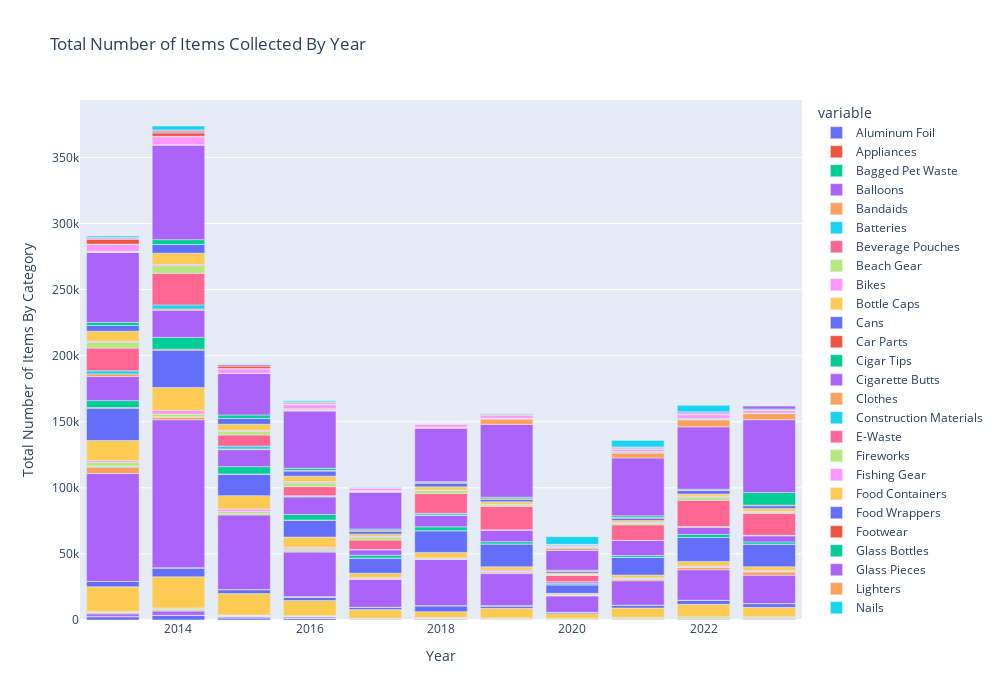

Notebook cell for this chart:
### Code cell
# Bar plot of items per year
item_cols = list(col_config.loc[col_config['material'].notnull()]['name'])
fig = px.bar(annual_data, x=annual_data.index, y=item_cols, title="Total Number of Items Collected By Year")
fig.update_layout(
    autosize=False,
    width=1000,
    height=700,
    yaxis_title='Total Number of Items By Category',
    xaxis_title='Year',
)
fig.show()
# Bar plot of number of volunteers per year

### Figure 1 — Plotly figure (JSON) as saved in the notebook; plotly's stock layout.template omitted (floating-point values rounded to 4 significant figures)
{"data": [{"alignmentgroup": "True", "hovertemplate": "variable=Aluminum Foil<br>index=%{x}<br>value=%{y}<extra></extra>", "legendgroup": "Aluminum Foil", "marker": {"color": "#636efa", "pattern": {"shape": ""}}, "name": "Aluminum Foil", "offsetgroup": "Aluminum Foil", "orientation": "v", "showlegend": true, "textposition": "auto", "type": "bar", "x": [2013, 2014, 2015, 2016, 2017, 2018, 2019, 2020, 2021, 2022, 2023], "xaxis": "x", "y": [2478, 3453, 1697, 1386, 0, 35, 0, 0, 0, 0, 0], "yaxis": "y"}, {"alignmentgroup": "True", "hovertemplate": "variable=Appliances<br>index=%{x}<br>value=%{y}<extra></extra>", "legendgroup": "Appliances", "marker": {"color": "#EF553B", "pattern": {"shape": ""}}, "name": "Appliances", "offsetgroup": "Appliances", "orientation": "v", "showlegend": true, "textposition": "auto", "type": "bar", "x": [2013, 2014, 2015, 2016, 2017, 2018, 2019, 2020, 2021, 2022, 2023], "xaxis": "x", "y": [147, 127, 46, 64, 42, 18, 23, 0, 22, 5, 70], "yaxis": "y"}, {"alignmentgroup": "True", "hovertemplate": "variable=Bagged Pet Waste<br>index=%{x}<br>value=%{y}<extra></extra>", "legendgroup": "Bagged Pet Waste", "marker": {"color": "#00cc96", "pattern": {"shape": ""}}, "name": "Bagged Pet Waste", "offsetgroup": "Bagged Pet Waste", "orientation": "v", "showlegend": true, "textposition": "auto", "type": "bar", "x": [2013, 2014, 2015, 2016, 2017, 2018, 2019, 2020, 2021, 2022, 2023], "xaxis": "x", "y": [111, 0, 0, 0, 0, 0, 0, 70, 159, 169, 127], "yaxis": "y"}, {"alignmentgroup": "True", "hovertemplate": "variable=Balloons<br>index=%{x}<br>value=%{y}<extra></extra>", "legendgroup": "Balloons", "marker": {"color": "#ab63fa", "pattern": {"shape": ""}}, "name": "Balloons", "offsetgroup": "Balloons", "orientation": "v", "showlegend": true, "textposition": "auto", "type": "bar", "x": [2013, 2014, 2015, 2016, 2017, 2018, 2019, 2020, 2021, 2022, 2023], "xaxis": "x", "y": [1987, 3151, 956, 947, 347, 558, 368, 162, 427, 446, 433], "yaxis": "y"}, {"alignmentgroup": "True", "hovertemplate": "variable=Bandaids<br>index=%{x}<br>value=%{y}<extra></extra>", "legendgroup": "Bandaids", "marker": {"color": "#FFA15A", "pattern": {"shape": ""}}, "name": "Bandaids", "offsetgroup": "Bandaids", "orientation": "v", "showlegend": true, "textposition": "auto", "type": "bar", "x": [2013, 2014, 2015, 2016, 2017, 2018, 2019, 2020, 2021, 2022, 2023], "xaxis": "x", "y": [737, 899, 363, 248, 316, 349, 356, 86, 270, 418, 277], "yaxis": "y"}, {"alignmentgroup": "True", "hovertemplate": "variable=Batteries<br>index=%{x}<br>value=%{y}<extra></extra>", "legendgroup": "Batteries", "marker": {"color": "#19d3f3", "pattern": {"shape": ""}}, "name": "Batteries", "offsetgroup": "Batteries", "orientation": "v", "showlegend": true, "textposition": "auto", "type": "bar", "x": [2013, 2014, 2015, 2016, 2017, 2018, 2019, 2020, 2021, 2022, 2023], "xaxis": "x", "y": [245, 219, 167, 224, 453, 148, 77, 32, 68, 125, 483], "yaxis": "y"}, {"alignmentgroup": "True", "hovertemplate": "variable=Beverage Pouches<br>index=%{x}<br>value=%{y}<extra></extra>", "legendgroup": "Beverage Pouches", "marker": {"color": "#FF6692", "pattern": {"shape": ""}}, "name": "Beverage Pouches", "offsetgroup": "Beverage Pouches", "orientation": "v", "showlegend": true, "textposition": "auto", "type": "bar", "x": [2013, 2014, 2015, 2016, 2017, 2018, 2019, 2020, 2021, 2022, 2023], "xaxis": "x", "y": [0, 0, 0, 0, 0, 0, 0, 240, 49, 172, 164], "yaxis": "y"}, {"alignmentgroup": "True", "hovertemplate": "variable=Beach Gear<br>index=%{x}<br>value=%{y}<extra></extra>", "legendgroup": "Beach Gear", "marker": {"color": "#B6E880", "pattern": {"shape": ""}}, "name": "Beach Gear", "offsetgroup": "Beach Gear", "orientation": "v", "showlegend": true, "textposition": "auto", "type": "bar", "x": [2013, 2014, 2015, 2016, 2017, 2018, 2019, 2020, 2021, 2022, 2023], "xaxis": "x", "y": [747, 1244, 444, 347, 235, 706, 648, 638, 965, 1194, 918], "yaxis": "y"}, {"alignmentgroup": "True", "hovertemplate": "variable=Bikes<br>index=%{x}<br>value=%{y}<extra></extra>", "legendgroup": "Bikes", "marker": {"color": "#FF97FF", "pattern": {"shape": ""}}, "name": "Bikes", "offsetgroup": "Bikes", "orientation": "v", "showlegend": true, "textposition": "auto", "type": "bar", "x": [2013, 2014, 2015, 2016, 2017, 2018, 2019, 2020, 2021, 2022, 2023], "xaxis": "x", "y": [62, 70, 18, 49, 0, 0, 0, 0, 0, 0, 0], "yaxis": "y"}, {"alignmentgroup": "True", "hovertemplate": "variable=Bottle Caps<br>index=%{x}<br>value=%{y}<extra></extra>", "legendgroup": "Bottle Caps", "marker": {"color": "#FECB52", "pattern": {"shape": ""}}, "name": "Bottle Caps", "offsetgroup": "Bottle Caps", "orientation": "v", "showlegend": true, "textposition": "auto", "type": "bar", "x": [2013, 2014, 2015, 2016, 2017, 2018, 2019, 2020, 2021, 2022, 2023], "xaxis": "x", "y": [18575, 23512, 16270, 11453, 6458, 4500, 7330, 3552, 7110, 9305, 7124], "yaxis": "y"}, {"alignmentgroup": "True", "hovertemplate": "variable=Cans<br>index=%{x}<br>value=%{y}<extra></extra>", "legendgroup": "Cans", "marker": {"color": "#636efa", "pattern": {"shape": ""}}, "name": "Cans", "offsetgroup": "Cans", "orientation": "v", "showlegend": true, "textposition": "auto", "type": "bar", "x": [2013, 2014, 2015, 2016, 2017, 2018, 2019, 2020, 2021, 2022, 2023], "xaxis": "x", "y": [4064, 6657, 3007, 2549, 1621, 4480, 1802, 1049, 1967, 2970, 2826], "yaxis": "y"}, {"alignmentgroup": "True", "hovertemplate": "variable=Car Parts<br>index=%{x}<br>value=%{y}<extra></extra>", "legendgroup": "Car Parts", "marker": {"color": "#EF553B", "pattern": {"shape": ""}}, "name": "Car Parts", "offsetgroup": "Car Parts", "orientation": "v", "showlegend": true, "textposition": "auto", "type": "bar", "x": [2013, 2014, 2015, 2016, 2017, 2018, 2019, 2020, 2021, 2022, 2023], "xaxis": "x", "y": [31, 101, 52, 76, 0, 0, 0, 0, 0, 0, 0], "yaxis": "y"}, {"alignmentgroup": "True", "hovertemplate": "variable=Cigar Tips<br>index=%{x}<br>value=%{y}<extra></extra>", "legendgroup": "Cigar Tips", "marker": {"color": "#00cc96", "pattern": {"shape": ""}}, "name": "Cigar Tips", "offsetgroup": "Cigar Tips", "orientation": "v", "showlegend": true, "textposition": "auto", "type": "bar", "x": [2013, 2014, 2015, 2016, 2017, 2018, 2019, 2020, 2021, 2022, 2023], "xaxis": "x", "y": [0, 183, 4, 359, 171, 204, 278, 1, 196, 128, 13], "yaxis": "y"}, {"alignmentgroup": "True", "hovertemplate": "variable=Cigarette Butts<br>index=%{x}<br>value=%{y}<extra></extra>", "legendgroup": "Cigarette Butts", "marker": {"color": "#ab63fa", "pattern": {"shape": ""}}, "name": "Cigarette Butts", "offsetgroup": "Cigarette Butts", "orientation": "v", "showlegend": true, "textposition": "auto", "type": "bar", "x": [2013, 2014, 2015, 2016, 2017, 2018, 2019, 2020, 2021, 2022, 2023], "xaxis": "x", "y": [81642, 111884, 56423, 33684, 21251, 34815, 24202, 12380, 18464, 23115, 21498], "yaxis": "y"}, {"alignmentgroup": "True", "hovertemplate": "variable=Clothes<br>index=%{x}<br>value=%{y}<extra></extra>", "legendgroup": "Clothes", "marker": {"color": "#FFA15A", "pattern": {"shape": ""}}, "name": "Clothes", "offsetgroup": "Clothes", "orientation": "v", "showlegend": true, "textposition": "auto", "type": "bar", "x": [2013, 2014, 2015, 2016, 2017, 2018, 2019, 2020, 2021, 2022, 2023], "xaxis": "x", "y": [4809, 2069, 944, 777, 6, 0, 1017, 479, 1012, 1672, 2428], "yaxis": "y"}, {"alignmentgroup": "True", "hovertemplate": "variable=Construction Materials<br>index=%{x}<br>value=%{y}<extra></extra>", "legendgroup": "Construction Materials", "marker": {"color": "#19d3f3", "pattern": {"shape": ""}}, "name": "Construction Materials", "offsetgroup": "Construction Materials", "orientation": "v", "showlegend": true, "textposition": "auto", "type": "bar", "x": [2013, 2014, 2015, 2016, 2017, 2018, 2019, 2020, 2021, 2022, 2023], "xaxis": "x", "y": [722, 172, 0, 742, 241, 461, 554, 166, 456, 276, 386], "yaxis": "y"}, {"alignmentgroup": "True", "hovertemplate": "variable=E-Waste<br>index=%{x}<br>value=%{y}<extra></extra>", "legendgroup": "E-Waste", "marker": {"color": "#FF6692", "pattern": {"shape": ""}}, "name": "E-Waste", "offsetgroup": "E-Waste", "orientation": "v", "showlegend": true, "textposition": "auto", "type": "bar", "x": [2013, 2014, 2015, 2016, 2017, 2018, 2019, 2020, 2021, 2022, 2023], "xaxis": "x", "y": [0, 0, 0, 0, 0, 0, 0, 38, 124, 73, 112], "yaxis": "y"}, {"alignmentgroup": "True", "hovertemplate": "variable=Fireworks<br>index=%{x}<br>value=%{y}<extra></extra>", "legendgroup": "Fireworks", "marker": {"color": "#B6E880", "pattern": {"shape": ""}}, "name": "Fireworks", "offsetgroup": "Fireworks", "orientation": "v", "showlegend": true, "textposition": "auto", "type": "bar", "x": [2013, 2014, 2015, 2016, 2017, 2018, 2019, 2020, 2021, 2022, 2023], "xaxis": "x", "y": [3018, 2031, 1759, 1051, 152, 151, 55, 1, 42, 51, 2], "yaxis": "y"}, {"alignmentgroup": "True", "hovertemplate": "variable=Fishing Gear<br>index=%{x}<br>value=%{y}<extra></extra>", "legendgroup": "Fishing Gear", "marker": {"color": "#FF97FF", "pattern": {"shape": ""}}, "name": "Fishing Gear", "offsetgroup": "Fishing Gear", "orientation": "v", "showlegend": true, "textposition": "auto", "type": "bar", "x": [2013, 2014, 2015, 2016, 2017, 2018, 2019, 2020, 2021, 2022, 2023], "xaxis": "x", "y": [1288, 2820, 1827, 1024, 793, 637, 1129, 193, 545, 791, 679], "yaxis": "y"}, {"alignmentgroup": "True", "hovertemplate": "variable=Food Containers<br>index=%{x}<br>value=%{y}<extra></extra>", "legendgroup": "Food Containers", "marker": {"color": "#FECB52", "pattern": {"shape": ""}}, "name": "Food Containers", "offsetgroup": "Food Containers", "orientation": "v", "showlegend": true, "textposition": "auto", "type": "bar", "x": [2013, 2014, 2015, 2016, 2017, 2018, 2019, 2020, 2021, 2022, 2023], "xaxis": "x", "y": [15153, 17390, 10112, 7759, 3332, 4069, 2394.0, 1071, 2185, 3438, 2814], "yaxis": "y"}, {"alignmentgroup": "True", "hovertemplate": "variable=Food Wrappers<br>index=%{x}<br>value=%{y}<extra></extra>", "legendgroup": "Food Wrappers", "marker": {"color": "#636efa", "pattern": {"shape": ""}}, "name": "Food Wrappers", "offsetgroup": "Food Wrappers", "orientation": "v", "showlegend": true, "textposition": "auto", "type": "bar", "x": [2013, 2014, 2015, 2016, 2017, 2018, 2019, 2020, 2021, 2022, 2023], "xaxis": "x", "y": [24397, 28110, 16142, 12632, 11425, 16437, 17333, 6513, 13373, 18128, 16988], "yaxis": "y"}, {"alignmentgroup": "True", "hovertemplate": "variable=Footwear<br>index=%{x}<br>value=%{y}<extra></extra>", "legendgroup": "Footwear", "marker": {"color": "#EF553B", "pattern": {"shape": ""}}, "name": "Footwear", "offsetgroup": "Footwear", "orientation": "v", "showlegend": true, "textposition": "auto", "type": "bar", "x": [2013, 2014, 2015, 2016, 2017, 2018, 2019, 2020, 2021, 2022, 2023], "xaxis": "x", "y": [539, 803.5, 321, 296, 1, 0, 0, 0, 0, 16, 30], "yaxis": "y"}, {"alignmentgroup": "True", "hovertemplate": "variable=Glass Bottles<br>index=%{x}<br>value=%{y}<extra></extra>", "legendgroup": "Glass Bottles", "marker": {"color": "#00cc96", "pattern": {"shape": ""}}, "name": "Glass Bottles", "offsetgroup": "Glass Bottles", "orientation": "v", "showlegend": true, "textposition": "auto", "type": "bar", "x": [2013, 2014, 2015, 2016, 2017, 2018, 2019, 2020, 2021, 2022, 2023], "xaxis": "x", "y": [5210, 8923, 5470, 4165, 2142, 2933, 1669, 1010, 1355, 2238, 1715], "yaxis": "y"}, {"alignmentgroup": "True", "hovertemplate": "variable=Glass Pieces<br>index=%{x}<br>value=%{y}<extra></extra>", "legendgroup": "Glass Pieces", "marker": {"color": "#ab63fa", "pattern": {"shape": ""}}, "name": "Glass Pieces", "offsetgroup": "Glass Pieces", "orientation": "v", "showlegend": true, "textposition": "auto", "type": "bar", "x": [2013, 2014, 2015, 2016, 2017, 2018, 2019, 2020, 2021, 2022, 2023], "xaxis": "x", "y": [18196, 20532, 12865, 13290, 4103, 8584, 8823, 1288, 11356, 5369, 4605], "yaxis": "y"}, {"alignmentgroup": "True", "hovertemplate": "variable=Lighters<br>index=%{x}<br>value=%{y}<extra></extra>", "legendgroup": "Lighters", "marker": {"color": "#FFA15A", "pattern": {"shape": ""}}, "name": "Lighters", "offsetgroup": "Lighters", "orientation": "v", "showlegend": true, "textposition": "auto", "type": "bar", "x": [2013, 2014, 2015, 2016, 2017, 2018, 2019, 2020, 2021, 2022, 2023], "xaxis": "x", "y": [2033, 1018, 526, 353, 200, 235, 162, 50, 125, 665, 359], "yaxis": "y"}, {"alignmentgroup": "True", "hovertemplate": "variable=Nails<br>index=%{x}<br>value=%{y}<extra></extra>", "legendgroup": "Nails", "marker": {"color": "#19d3f3", "pattern": {"shape": ""}}, "name": "Nails", "offsetgroup": "Nails", "orientation": "v", "showlegend": true, "textposition": "auto", "type": "bar", "x": [2013, 2014, 2015, 2016, 2017, 2018, 2019, 2020, 2021, 2022, 2023], "xaxis": "x", "y": [2325, 3037, 2081, 621, 111, 1359, 0, 0, 0, 0, 0], "yaxis": "y"}, {"alignmentgroup": "True", "hovertemplate": "variable=Paper Pieces<br>index=%{x}<br>value=%{y}<extra></extra>", "legendgroup": "Paper Pieces", "marker": {"color": "#FF6692", "pattern": {"shape": ""}}, "name": "Paper Pieces", "offsetgroup": "Paper Pieces", "orientation": "v", "showlegend": true, "textposition": "auto", "type": "bar", "x": [2013, 2014, 2015, 2016, 2017, 2018, 2019, 2020, 2021, 2022, 2023], "xaxis": "x", "y": [17242, 23901, 8493, 6783, 7043, 15017, 17738, 4727, 11733, 19817, 16650], "yaxis": "y"}, {"alignmentgroup": "True", "hovertemplate": "variable=Paper/Cardboard<br>index=%{x}<br>value=%{y}<extra></extra>", "legendgroup": "Paper/Cardboard", "marker": {"color": "#B6E880", "pattern": {"shape": ""}}, "name": "Paper/Cardboard", "offsetgroup": "Paper/Cardboard", "orientation": "v", "showlegend": true, "textposition": "auto", "type": "bar", "x": [2013, 2014, 2015, 2016, 2017, 2018, 2019, 2020, 2021, 2022, 2023], "xaxis": "x", "y": [4518, 5800, 2788, 2880, 2123, 2337, 1102, 326, 1206, 2300, 853], "yaxis": "y"}, {"alignmentgroup": "True", "hovertemplate": "variable=Personal Hygiene<br>index=%{x}<br>value=%{y}<extra></extra>", "legendgroup": "Personal Hygiene", "marker": {"color": "#FF97FF", "pattern": {"shape": ""}}, "name": "Personal Hygiene", "offsetgroup": "Personal Hygiene", "orientation": "v", "showlegend": true, "textposition": "auto", "type": "bar", "x": [2013, 2014, 2015, 2016, 2017, 2018, 2019, 2020, 2021, 2022, 2023], "xaxis": "x", "y": [768, 968, 789, 945, 615.5, 377, 541, 346, 601, 806, 593], "yaxis": "y"}, {"alignmentgroup": "True", "hovertemplate": "variable=Plastic Bags<br>index=%{x}<br>value=%{y}<extra></extra>", "legendgroup": "Plastic Bags", "marker": {"color": "#FECB52", "pattern": {"shape": ""}}, "name": "Plastic Bags", "offsetgroup": "Plastic Bags", "orientation": "v", "showlegend": true, "textposition": "auto", "type": "bar", "x": [2013, 2014, 2015, 2016, 2017, 2018, 2019, 2020, 2021, 2022, 2023], "xaxis": "x", "y": [7448, 8479, 4580, 4120, 1773, 2311, 1858, 1102, 1488, 1644, 2146], "yaxis": "y"}, {"alignmentgroup": "True", "hovertemplate": "variable=Plastic Bottles<br>index=%{x}<br>value=%{y}<extra></extra>", "legendgroup": "Plastic Bottles", "marker": {"color": "#636efa", "pattern": {"shape": ""}}, "name": "Plastic Bottles", "offsetgroup": "Plastic Bottles", "orientation": "v", "showlegend": true, "textposition": "auto", "type": "bar", "x": [2013, 2014, 2015, 2016, 2017, 2018, 2019, 2020, 2021, 2022, 2023], "xaxis": "x", "y": [4396, 6521, 4369, 3851, 2134.0, 2775, 1727, 1214, 1731, 2612, 2174], "yaxis": "y"}, {"alignmentgroup": "True", "hovertemplate": "variable=Lids<br>index=%{x}<br>value=%{y}<extra></extra>", "legendgroup": "Lids", "marker": {"color": "#EF553B", "pattern": {"shape": ""}}, "name": "Lids", "offsetgroup": "Lids", "orientation": "v", "showlegend": true, "textposition": "auto", "type": "bar", "x": [2013, 2014, 2015, 2016, 2017, 2018, 2019, 2020, 2021, 2022, 2023], "xaxis": "x", "y": [0, 0, 0, 549, 852, 465, 540, 411, 532, 465, 496], "yaxis": "y"}, {"alignmentgroup": "True", "hovertemplate": "variable=Packaging<br>index=%{x}<br>value=%{y}<extra></extra>", "legendgroup": "Packaging", "marker": {"color": "#00cc96", "pattern": {"shape": ""}}, "name": "Packaging", "offsetgroup": "Packaging", "orientation": "v", "showlegend": true, "textposition": "auto", "type": "bar", "x": [2013, 2014, 2015, 2016, 2017, 2018, 2019, 2020, 2021, 2022, 2023], "xaxis": "x", "y": [2297, 3681, 2625, 1521, 880, 727, 1199, 572, 1279, 550, 9523], "yaxis": "y"}, {"alignmentgroup": "True", "hovertemplate": "variable=Plastic Pieces<br>index=%{x}<br>value=%{y}<extra></extra>", "legendgroup": "Plastic Pieces", "marker": {"color": "#ab63fa", "pattern": {"shape": ""}}, "name": "Plastic Pieces", "offsetgroup": "Plastic Pieces", "orientation": "v", "showlegend": true, "textposition": "auto", "type": "bar", "x": [2013, 2014, 2015, 2016, 2017, 2018, 2019, 2020, 2021, 2022, 2023], "xaxis": "x", "y": [53236, 71803, 31440, 43322, 27790.0, 40469, 55116, 14907, 43820, 47164, 55038], "yaxis": "y"}, {"alignmentgroup": "True", "hovertemplate": "variable=To-Go Items<br>index=%{x}<br>value=%{y}<extra></extra>", "legendgroup": "To-Go Items", "marker": {"color": "#FFA15A", "pattern": {"shape": ""}}, "name": "To-Go Items", "offsetgroup": "To-Go Items", "orientation": "v", "showlegend": true, "textposition": "auto", "type": "bar", "x": [2013, 2014, 2015, 2016, 2017, 2018, 2019, 2020, 2021, 2022, 2023], "xaxis": "x", "y": [0, 0, 0, 746, 935, 363, 4123, 1549, 3633, 5294, 4652], "yaxis": "y"}, {"alignmentgroup": "True", "hovertemplate": "variable=PPE<br>index=%{x}<br>value=%{y}<extra></extra>", "legendgroup": "PPE", "marker": {"color": "#19d3f3", "pattern": {"shape": ""}}, "name": "PPE", "offsetgroup": "PPE", "orientation": "v", "showlegend": true, "textposition": "auto", "type": "bar", "x": [2013, 2014, 2015, 2016, 2017, 2018, 2019, 2020, 2021, 2022, 2023], "xaxis": "x", "y": [0, 0, 0, 0, 0, 0, 0, 720, 718, 630, 186], "yaxis": "y"}, {"alignmentgroup": "True", "hovertemplate": "variable=Rope<br>index=%{x}<br>value=%{y}<extra></extra>", "legendgroup": "Rope", "marker": {"color": "#FF6692", "pattern": {"shape": ""}}, "name": "Rope", "offsetgroup": "Rope", "orientation": "v", "showlegend": true, "textposition": "auto", "type": "bar", "x": [2013, 2014, 2015, 2016, 2017, 2018, 2019, 2020, 2021, 2022, 2023], "xaxis": "x", "y": [0, 0, 71, 572, 126, 136, 296, 7, 148, 64, 3], "yaxis": "y"}, {"alignmentgroup": "True", "hovertemplate": "variable=Strapping Bands<br>index=%{x}<br>value=%{y}<extra></extra>", "legendgroup": "Strapping Bands", "marker": {"color": "#B6E880", "pattern": {"shape": ""}}, "name": "Strapping Bands", "offsetgroup": "Strapping Bands", "orientation": "v", "showlegend": true, "textposition": "auto", "type": "bar", "x": [2013, 2014, 2015, 2016, 2017, 2018, 2019, 2020, 2021, 2022, 2023], "xaxis": "x", "y": [581, 65, 1, 431, 193, 255, 271, 208, 326, 399, 273], "yaxis": "y"}, {"alignmentgroup": "True", "hovertemplate": "variable=Straws<br>index=%{x}<br>value=%{y}<extra></extra>", "legendgroup": "Straws", "marker": {"color": "#FF97FF", "pattern": {"shape": ""}}, "name": "Straws", "offsetgroup": "Straws", "orientation": "v", "showlegend": true, "textposition": "auto", "type": "bar", "x": [2013, 2014, 2015, 2016, 2017, 2018, 2019, 2020, 2021, 2022, 2023], "xaxis": "x", "y": [5167, 6001, 3346, 3089, 2043, 1997, 1942, 981, 1851, 2754, 1910], "yaxis": "y"}, {"alignmentgroup": "True", "hovertemplate": "variable=Syringes<br>index=%{x}<br>value=%{y}<extra></extra>", "legendgroup": "Syringes", "marker": {"color": "#FECB52", "pattern": {"shape": ""}}, "name": "Syringes", "offsetgroup": "Syringes", "orientation": "v", "showlegend": true, "textposition": "auto", "type": "bar", "x": [2013, 2014, 2015, 2016, 2017, 2018, 2019, 2020, 2021, 2022, 2023], "xaxis": "x", "y": [140, 164, 215, 376, 136, 242, 156, 44, 101, 202, 283], "yaxis": "y"}, {"alignmentgroup": "True", "hovertemplate": "variable=Tires<br>index=%{x}<br>value=%{y}<extra></extra>", "legendgroup": "Tires", "marker": {"color": "#636efa", "pattern": {"shape": ""}}, "name": "Tires", "offsetgroup": "Tires", "orientation": "v", "showlegend": true, "textposition": "auto", "type": "bar", "x": [2013, 2014, 2015, 2016, 2017, 2018, 2019, 2020, 2021, 2022, 2023], "xaxis": "x", "y": [112, 195, 108, 71, 48, 35.25, 37, 21, 19, 27, 11], "yaxis": "y"}, {"alignmentgroup": "True", "hovertemplate": "variable=Tobacco<br>index=%{x}<br>value=%{y}<extra></extra>", "legendgroup": "Tobacco", "marker": {"color": "#EF553B", "pattern": {"shape": ""}}, "name": "Tobacco", "offsetgroup": "Tobacco", "orientation": "v", "showlegend": true, "textposition": "auto", "type": "bar", "x": [2013, 2014, 2015, 2016, 2017, 2018, 2019, 2020, 2021, 2022, 2023], "xaxis": "x", "y": [3524, 2675, 1931, 691, 155, 148, 453, 394, 552, 362, 212], "yaxis": "y"}, {"alignmentgroup": "True", "hovertemplate": "variable=Utensils<br>index=%{x}<br>value=%{y}<extra></extra>", "legendgroup": "Utensils", "marker": {"color": "#00cc96", "pattern": {"shape": ""}}, "name": "Utensils", "offsetgroup": "Utensils", "orientation": "v", "showlegend": true, "textposition": "auto", "type": "bar", "x": [2013, 2014, 2015, 2016, 2017, 2018, 2019, 2020, 2021, 2022, 2023], "xaxis": "x", "y": [0, 0, 0, 426, 474, 389, 292, 453, 360, 434, 645], "yaxis": "y"}, {"alignmentgroup": "True", "hovertemplate": "variable=Wood Pieces<br>index=%{x}<br>value=%{y}<extra></extra>", "legendgroup": "Wood Pieces", "marker": {"color": "#ab63fa", "pattern": {"shape": ""}}, "name": "Wood Pieces", "offsetgroup": "Wood Pieces", "orientation": "v", "showlegend": true, "textposition": "auto", "type": "bar", "x": [2013, 2014, 2015, 2016, 2017, 2018, 2019, 2020, 2021, 2022, 2023], "xaxis": "x", "y": [937.5, 1236, 1133, 571, 27, 0, 799, 227, 547, 1130, 2448], "yaxis": "y"}, {"alignmentgroup": "True", "hovertemplate": "variable=6-Pack Holders<br>index=%{x}<br>value=%{y}<extra></extra>", "legendgroup": "6-Pack Holders", "marker": {"color": "#FFA15A", "pattern": {"shape": ""}}, "name": "6-Pack Holders", "offsetgroup": "6-Pack Holders", "orientation": "v", "showlegend": true, "textposition": "auto", "type": "bar", "x": [2013, 2014, 2015, 2016, 2017, 2018, 2019, 2020, 2021, 2022, 2023], "xaxis": "x", "y": [624, 909, 301, 130, 45, 34, 77, 0, 36, 97, 41], "yaxis": "y"}, {"alignmentgroup": "True", "hovertemplate": "variable=Other<br>index=%{x}<br>value=%{y}<extra></extra>", "legendgroup": "Other", "marker": {"color": "#19d3f3", "pattern": {"shape": ""}}, "name": "Other", "offsetgroup": "Other", "orientation": "v", "showlegend": true, "textposition": "auto", "type": "bar", "x": [2013, 2014, 2015, 2016, 2017, 2018, 2019, 2020, 2021, 2022, 2023], "xaxis": "x", "y": [998, 2949, 137, 782, 15, 0, 0, 5811, 4941, 4878, 0], "yaxis": "y"}], "layout": {"autosize": false, "barmode": "relative", "height": 700, "legend": {"title": {"text": "variable"}, "tracegroupgap": 0}, "title": {"text": "Total Number of Items Collected By Year"}, "width": 1000, "xaxis": {"anchor": "y", "autorange": true, "domain": [0, 1], "range": [2012.0, 2024.0], "title": {"text": "Year"}, "type": "linear"}, "yaxis": {"anchor": "x", "autorange": true, "domain": [0, 1], "range": [0, 393400.0], "title": {"text": "Total Number of Items By Category"}, "type": "linear"}}}
